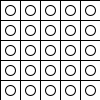
Frame 1 (no input)
Frame 60 (the mouse pressed at the canvas centre just before this capture): identical to frame 1, image omitted
Frame 120 (the mouse held since frame 60 and released just before this capture): identical to frame 1, image omitted

The Processing sketch that drew this single still picture (run headless with seeded random() and noise(); from frame 60 on, the mouse is pressed at the canvas centre):

// Processing sketch: squares_and_circles_grid_5x5
// ── squares_and_circles_grid_5x5.pde
int cols = 5;
int rows = 5;
int squareSize;

void setup() {
  squareSize = width / cols;
}

void draw() {
  for (int i = 0; i < cols; i++) {
    for (int j = 0; j < rows; j++) {
      float x = i * squareSize;
      float y = j * squareSize;
      circlewsquare(x, y, squareSize);
    }
  }
}

void circlewsquare(float x, float y, int size) {
  rect(x, y, size, size);
  ellipse(x + size / 2, y + size / 2, size / 2, size / 2);
}
